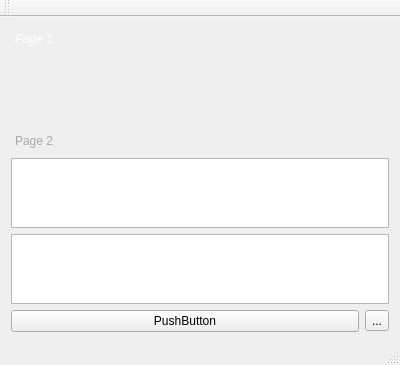
<?xml version="1.0" encoding="UTF-8"?>
<ui version="4.0">
 <class>MainWindow</class>
 <widget class="QMainWindow" name="MainWindow">
  <property name="geometry">
   <rect>
    <x>0</x>
    <y>0</y>
    <width>400</width>
    <height>306</height>
   </rect>
  </property>
  <property name="windowTitle">
   <string>MainWindow</string>
  </property>
  <property name="styleSheet">
   <string notr="true">  QToolBox::tab {
      background: qlineargradient(x1: 0, y1: 0, x2: 0, y2: 1,
                                  stop: 0 #E1E1E1, stop: 0.4 #DDDDDD,
                                  stop: 0.5 #D8D8D8, stop: 1.0 #D3D3D3);
      border-radius: 5px;
      color: darkgray;
  }

  QToolBox::tab:selected { /* italicize selected tabs */
      font: italic;
      color: white;
  }</string>
  </property>
  <widget class="QWidget" name="centralWidget">
   <layout class="QVBoxLayout" name="verticalLayout">
    <item>
     <spacer name="verticalSpacer">
      <property name="orientation">
       <enum>Qt::Vertical</enum>
      </property>
      <property name="sizeHint" stdset="0">
       <size>
        <width>20</width>
        <height>92</height>
       </size>
      </property>
     </spacer>
    </item>
    <item>
     <widget class="QToolBox" name="toolBox">
      <property name="currentIndex">
       <number>0</number>
      </property>
      <widget class="QWidget" name="page">
       <property name="geometry">
        <rect>
         <x>0</x>
         <y>0</y>
         <width>382</width>
         <height>16</height>
        </rect>
       </property>
       <attribute name="label">
        <string>Page 1</string>
       </attribute>
      </widget>
      <widget class="QWidget" name="page_2">
       <property name="geometry">
        <rect>
         <x>0</x>
         <y>0</y>
         <width>382</width>
         <height>17</height>
        </rect>
       </property>
       <attribute name="label">
        <string>Page 2</string>
       </attribute>
      </widget>
     </widget>
    </item>
    <item>
     <widget class="QTableWidget" name="tableWidget"/>
    </item>
    <item>
     <widget class="QTextEdit" name="textEdit"/>
    </item>
    <item>
     <layout class="QHBoxLayout" name="horizontalLayout">
      <item>
       <widget class="QPushButton" name="pushButton">
        <property name="text">
         <string>PushButton</string>
        </property>
       </widget>
      </item>
      <item>
       <widget class="QToolButton" name="toolButton">
        <property name="text">
         <string>...</string>
        </property>
       </widget>
      </item>
     </layout>
    </item>
   </layout>
  </widget>
  <widget class="QMenuBar" name="menuBar">
   <property name="geometry">
    <rect>
     <x>0</x>
     <y>0</y>
     <width>400</width>
     <height>23</height>
    </rect>
   </property>
  </widget>
  <widget class="QToolBar" name="mainToolBar">
   <attribute name="toolBarArea">
    <enum>TopToolBarArea</enum>
   </attribute>
   <attribute name="toolBarBreak">
    <bool>false</bool>
   </attribute>
  </widget>
  <widget class="QStatusBar" name="statusBar"/>
 </widget>
 <layoutdefault spacing="6" margin="11"/>
 <resources/>
 <connections/>
</ui>
